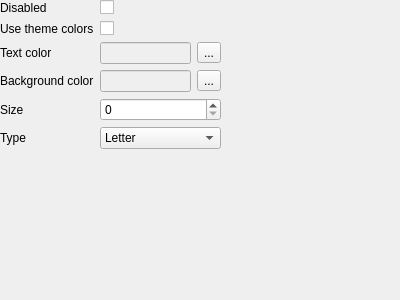
<?xml version="1.0" encoding="UTF-8"?>
<ui version="4.0">
 <class>ListItemSettingsForm</class>
 <widget class="QWidget" name="ListItemSettingsForm">
  <property name="geometry">
   <rect>
    <x>0</x>
    <y>0</y>
    <width>400</width>
    <height>300</height>
   </rect>
  </property>
  <property name="windowTitle">
   <string>Form</string>
  </property>
  <widget class="QWidget" name="formLayoutWidget">
   <property name="geometry">
    <rect>
     <x>0</x>
     <y>0</y>
     <width>221</width>
     <height>231</height>
    </rect>
   </property>
   <layout class="QFormLayout" name="formLayout">
    <item row="1" column="0">
     <widget class="QLabel" name="useThemeColorsLabel">
      <property name="text">
       <string>Use theme colors</string>
      </property>
     </widget>
    </item>
    <item row="1" column="1">
     <widget class="QCheckBox" name="useThemeColorsCheckBox"/>
    </item>
    <item row="2" column="0">
     <widget class="QLabel" name="textColorLabel">
      <property name="text">
       <string>Text color</string>
      </property>
     </widget>
    </item>
    <item row="2" column="1">
     <layout class="QHBoxLayout" name="horizontalLayout_4">
      <item>
       <widget class="QLineEdit" name="textColorLineEdit">
        <property name="enabled">
         <bool>false</bool>
        </property>
       </widget>
      </item>
      <item>
       <widget class="QToolButton" name="textColorToolButton">
        <property name="text">
         <string>...</string>
        </property>
       </widget>
      </item>
     </layout>
    </item>
    <item row="3" column="0">
     <widget class="QLabel" name="backgroundColorLabel">
      <property name="text">
       <string>Background color</string>
      </property>
     </widget>
    </item>
    <item row="3" column="1">
     <layout class="QHBoxLayout" name="horizontalLayout_5">
      <item>
       <widget class="QLineEdit" name="backgroundColorLineEdit">
        <property name="enabled">
         <bool>false</bool>
        </property>
       </widget>
      </item>
      <item>
       <widget class="QToolButton" name="backgroundColorToolButton">
        <property name="text">
         <string>...</string>
        </property>
       </widget>
      </item>
     </layout>
    </item>
    <item row="4" column="0">
     <widget class="QLabel" name="sizeLabel">
      <property name="text">
       <string>Size</string>
      </property>
     </widget>
    </item>
    <item row="4" column="1">
     <widget class="QSpinBox" name="sizeSpinBox"/>
    </item>
    <item row="5" column="0">
     <widget class="QLabel" name="typeLabel">
      <property name="text">
       <string>Type</string>
      </property>
     </widget>
    </item>
    <item row="5" column="1">
     <widget class="QComboBox" name="typeComboBox">
      <item>
       <property name="text">
        <string>Letter</string>
       </property>
      </item>
      <item>
       <property name="text">
        <string>Image</string>
       </property>
      </item>
      <item>
       <property name="text">
        <string>Icon</string>
       </property>
      </item>
     </widget>
    </item>
    <item row="0" column="0">
     <widget class="QLabel" name="disabledLabel">
      <property name="text">
       <string>Disabled</string>
      </property>
     </widget>
    </item>
    <item row="0" column="1">
     <widget class="QCheckBox" name="disabledCheckBox"/>
    </item>
   </layout>
  </widget>
 </widget>
 <resources/>
 <connections/>
</ui>
